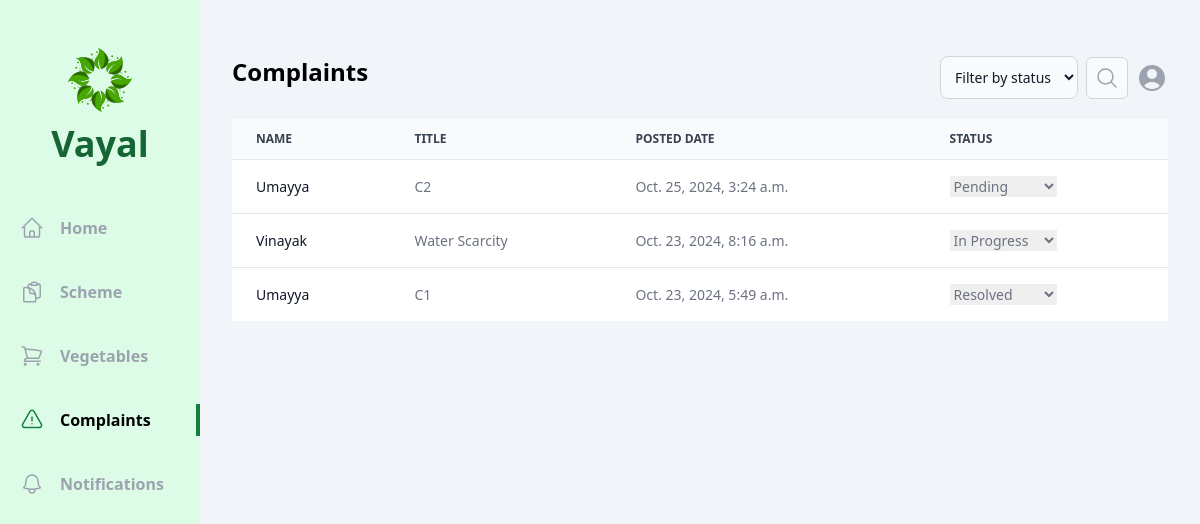
Page /officer/complaint/ on the earlier database version.
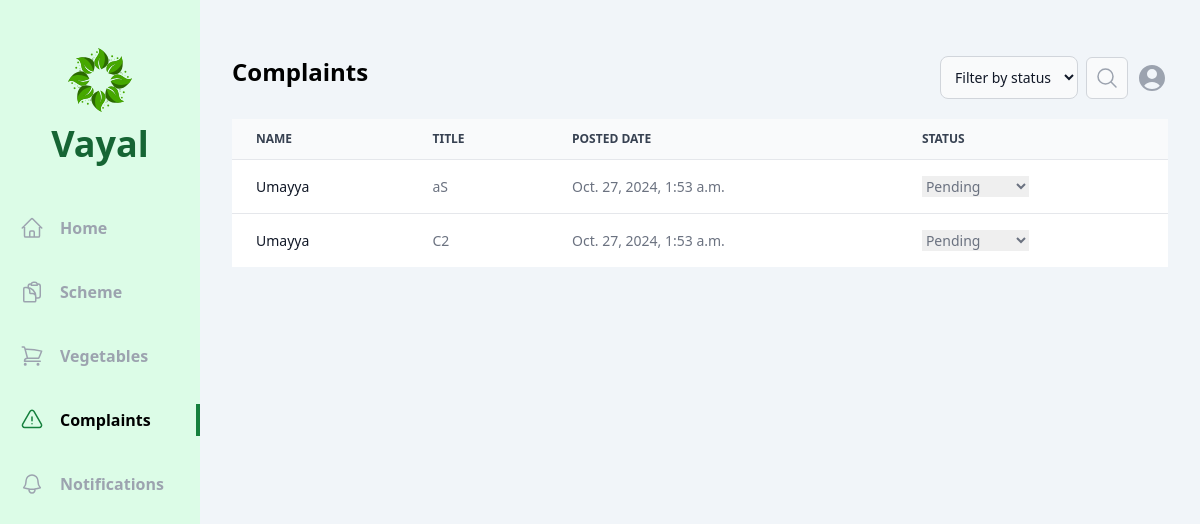
Same page on the later database version.
### officer/models.py (models this page shows, shortened)
class Complaint(models.Model):
    vayal_user = models.ForeignKey(Vayal_User, on_delete=models.CASCADE)
    title = models.CharField(max_length=150)
    description = models.TextField()
    created_at = models.DateTimeField(auto_now_add=True)
    status = models.CharField(max_length=50, choices=complaint_status, default='Pending')

### vayal_user/models.py (models this page shows)
class Vayal_User(models.Model):
    account = models.OneToOneField(User, on_delete=models.CASCADE)
    name=models.CharField(max_length=225)
    dob=models.DateField()
    gender= models.CharField(max_length=20, choices=gender)
    phone_number = models.CharField(max_length=10)
    aadhar_number= models.CharField(max_length=12)
    cast=models.CharField(max_length=20, choices=cast)
    house_name=models.CharField(max_length=225)
    place=models.CharField(max_length=225)
    village=models.CharField(max_length=225)
    pincode = models.CharField(max_length=6)
    muncipality=models.CharField(max_length=225,default="Kozhikode")
    district=models.CharField(max_length=225,default="Kozhikode")
    land_ownership=models.CharField(max_length=20, choices=land)
    photo=models.ImageField(upload_to='photos/')
    vegetable_permission_applied=models.CharField(max_length=225,default="False")
    vegetable_permission=models.CharField(max_length=225, choices=vegetable_permission_status,default="Pending")
    def __str__(self):
        return self.name

### officer/views/complaints.py (the view)
# urls.py: path('complaint/',complaints.index, name='complaints'),
def index(request):
    vayal_user = request.GET.get(' vayal_user')
    status = request.GET.get('status')
    complaints = Complaint.objects.all().order_by('-id')
    if  vayal_user:
        complaints = complaints.filter(vayal_user__name__icontains= vayal_user)
    if status:
        complaints = complaints.filter(status=status)
    context = {
        'vayal_user':  vayal_user,
        'status': status,
        'complaints': complaints,
    }
    return render(request, 'officer/complaint/index.html', context)

### officer/templates/officer/complaint/index.html (shortened to what this page needs)
{% extends 'base.html' %}
{% block content %}
<div class="flex  bg-slate-100">
  <div class="w-2/12 bg-green-100 flex flex-col items-center pb-10">
      <div class="my-12 flex flex-col gap-3 justify-center items-center">
          <h1 class="text-4xl font-bold text-green-800 ">Vayal</h1>
      </div>
      <ul class="flex flex-col gap-8 w-full font-bold text-gray-400">
        <li class="w-full flex items-center px-5 py-1 gap-4 group hover:text-gray-500 cursor-pointer hover:border-green-700 hover:border-r-4">
          <a href="{% url 'officer:home' %}">Home</a>
      </li>
      <li class="w-full flex items-center px-5 py-1 gap-4 group hover:text-gray-500 cursor-pointer hover:border-green-700 hover:border-r-4">
              <a href="{% url 'officer:schemes' %}">Scheme</a>
          </li>
          <li class="w-full flex items-center px-5 py-1 gap-4 group hover:text-gray-500 cursor-pointer hover:border-green-700 hover:border-r-4">
            <a href="{% url 'officer:vegetables' %}">Vegetables</a>
        </li>
        <li class="w-full flex items-center px-5 py-1 gap-4 border-r-4 text-black border-green-700">
            <a href="{% url 'officer:complaints' %}">Complaints</a>
        </li>
        <li class="w-full flex items-center px-5 py-1 gap-4 group hover:text-gray-500 cursor-pointer hover:border-green-700 hover:border-r-4">
            <a href="{% url 'officer:notifications' %}">Notifications</a>
        </li>
      </ul>
    </div>
    <div class="w-10/12 h-screen overflow-y-auto px-8 py-14">
        <div class="flex justify-between mb-5">
            <h1 class="text-2xl font-bold">Complaints</h1>
            <div class="flex items-center gap-2">
                <form class="flex items-center gap-2" method="get">
                    <select name="status" class="bg-gray-50 border border-gray-300 text-gray-900 text-sm rounded-lg focus:ring-blue-500 focus:border-blue-500 block w-full p-2.5">
                        <option selected value="all" disabled selected>Filter by status</option>
                    </select>
                    <button type="submit" class="bg-gray-50 p-2 text-gray-400 border cursor-pointer border-gray-300 rounded-md">
                        <svg xmlns="http://www.w3.org/2000/svg" fill="none" viewBox="0 0 24 24" stroke-width="1.5" stroke="currentColor" class="w-6 h-6">
                            <path stroke-linecap="round" stroke-linejoin="round" d="M21 21l-5.197-5.197m0 0A7.5 7.5 0 105.196 5.196a7.5 7.5 0 0010.607 10.607z" />
                        </svg>
                    </button>
                </form>
                <div class="relative">
            </div>
            </div>
        </div>
        <div class="border-none rounded-lg">
            <table class="min-w-full divide-y divide-gray-200 text-sm text-left text-gray-500">
                <thead class="text-xs text-gray-700 uppercase bg-gray-50">
                    <tr class="">
                        <th scope="col" class="px-6 py-3">
                           Name
                        </th>
                        <th scope="col" class="px-6 py-3">
                            Title
                        </th>
                        <th scope="col" class="px-6 py-3">
                            Posted Date
                        </th>
                        <th scope="col" class="px-6 py-3" colspan="2">
                            Status
                        </th>
                    </tr>
                </thead>
                <tbody>
                    {% for complaint in complaints %}
                        <tr class="bg-white border-b last:border-none">
                            <th scope="row" class="px-6 py-4 font-medium text-gray-900 whitespace-nowrap">
                                {{ complaint.vayal_user }}
                            </th>
                            <td class="px-6 py-4">
                                {{ complaint.title }}
                            </td>
                            <td class="px-6 py-4">
                                {{ complaint.created_at }}
                            </td>
                            <td class="px-6 py-4">
                                <form method="post" action="{% url 'officer:update_complaint_status' complaint.id %}">
                                    <select name="status" onchange="this.form.submit()">
                                        <option value="Pending" {% if complaint.status == 'Pending' %}selected{% endif %}>Pending</option>
                                        <option value="In Progress" {% if complaint.status == 'In Progress' %}selected{% endif %}>In Progress</option>
                                        <option value="Resolved" {% if complaint.status == 'Resolved' %}selected{% endif %}>Resolved</option>
                                    </select>
                                </form>
                            </td>
                        </tr>
                    {% endfor %}
                </tbody>
            </table>
        </div>
    </div>
</div>
{% endblock content %}

### templates/base.html (shortened to what this page needs)
<!DOCTYPE html>
<html lang="en">
<head>
    <script src="https://cdn.tailwindcss.com"></script>
</head>
<body>
    {% block content %}
    {% endblock content %}
</body>
</html>

Differences in the rows shown:
removed Complaint: vayal_user "Umayya", title "C2", created_at "Oct. 25, 2024, 3:24 a.m.", status "Pending"
removed Complaint: vayal_user "Vinayak", title "Water Scarcity", created_at "Oct. 23, 2024, 8:16 a.m.", status "In Progress"
removed Complaint: vayal_user "Umayya", title "C1", created_at "Oct. 23, 2024, 5:49 a.m.", status "Resolved"
added Complaint: vayal_user "Umayya", title "aS", created_at "Oct. 27, 2024, 1:53 a.m.", status "Pending"
added Complaint: vayal_user "Umayya", title "C2", created_at "Oct. 27, 2024, 1:53 a.m.", status "Pending"
